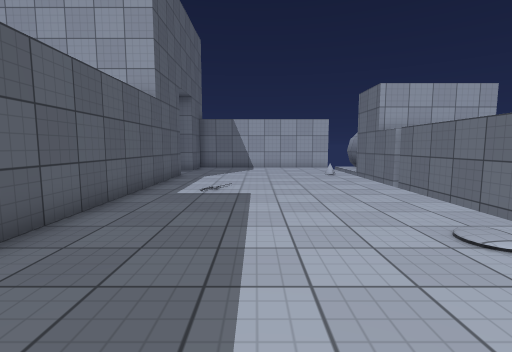
[1] (above)

12 first-person views from a walk through a scene from a Unity 3-D project. The camera is 1.3 m above the floor, tilts 6° down and sees 85° across. The floor is counted in squares, 1 m on a side. Each view is taken from the middle of a square. On the plan, view 1 faces up. The plan holds only what a view shows up to about 13 squares ahead; the rest is blank. The place goes on beyond the plan. The player character is not drawn. Some animated figures are not drawn. Surface patterns are stand-ins for the level's own textures.

[2]
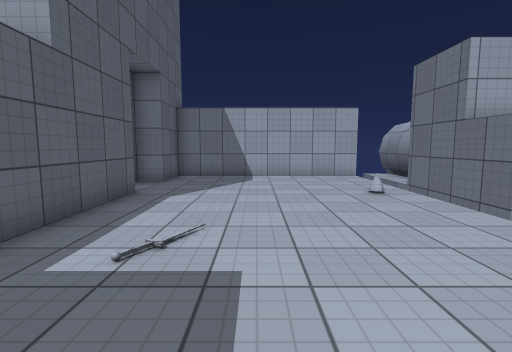

[3]
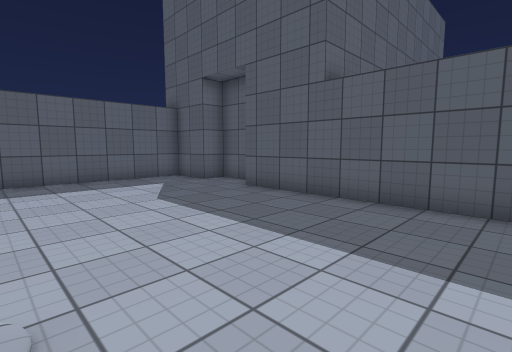

[4]
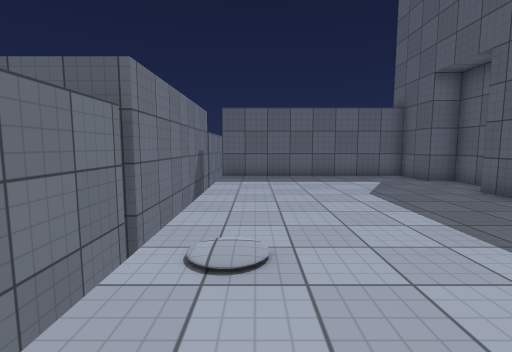

[5]
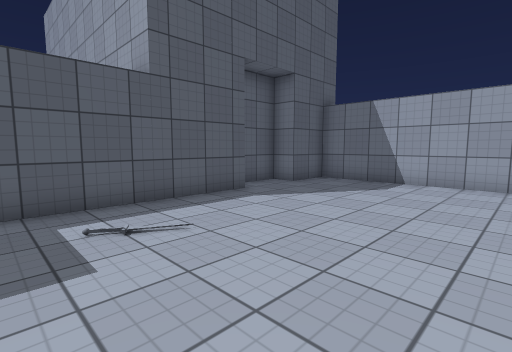

[6]
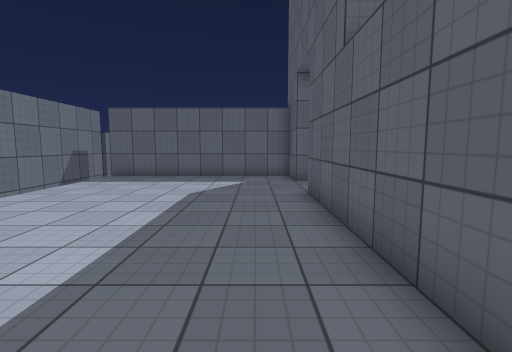

[7]
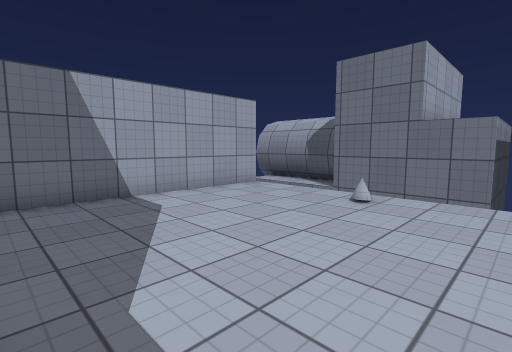

[8]
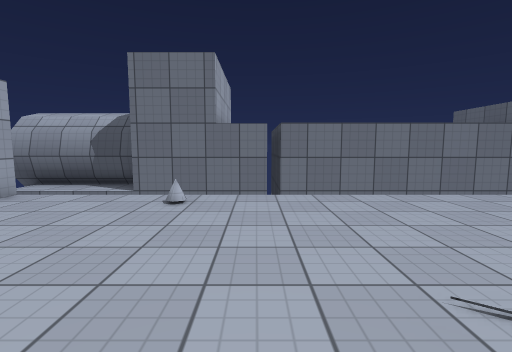

[9]
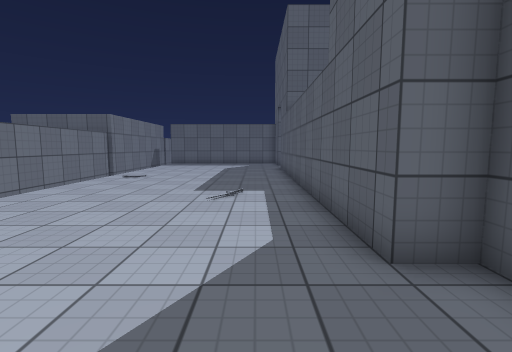

[10]
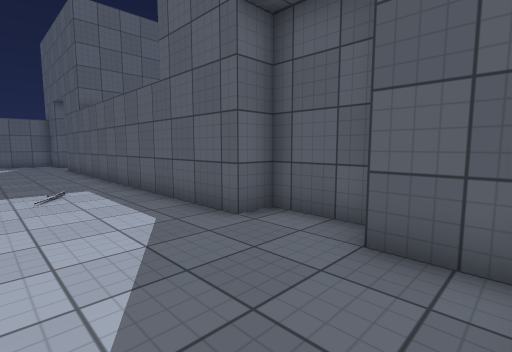

[11]
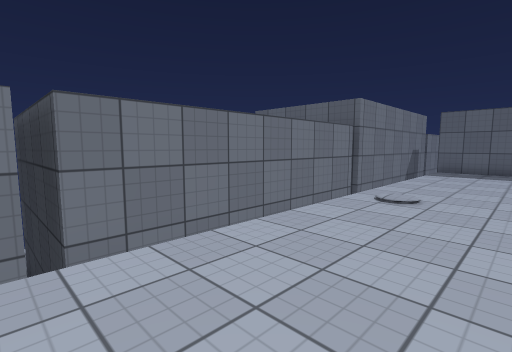

[12]
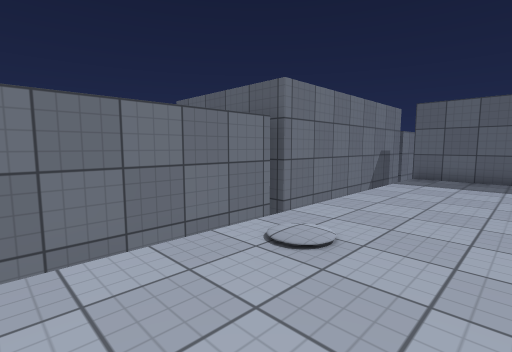

### Floor plan
Key: @ floor where view 1 was taken; # wall or solid block; . floor; = window, fence, low wall or low ledge; v drop or lower ground; B building.
Columns run from 7 left of view 1 to 7 right of it. Each row starts with its distance up from view 1.
 19              v#
 18    B########v##
 17    B........v##
 16   BB........v##
 15   B.........v#
 14   B.........##
 13   BB......=.#
 12    B........#
 11    B........###
 10 BBBB........###
  9    #........#
  8    #........#
  7    #........#
  6    #........#
  5    #........#
  4    #........#
  3    #........##
  2 BBBB........v#
  1    B........##
  0    B...@....#
 -1    B........#
 -2   B.........#
 -3   B.........#
 -4   BB........#
 -5    B........#
 -6    B#########

Positions as (right, up) in squares from view 1, and headings:
1: (0, 0), facing up
2: (0, 5), facing up
3: (3, 6), facing down-left
4: (3, 7), facing down
5: (3, 7), facing up-left
6: (-2, 7), facing down
7: (-3, 10), facing up-right
8: (-3, 11), facing right
9: (-2, 16), facing down
10: (0, 17), facing down-left
11: (1, 11), facing down-right
12: (1, 7), facing down-right
